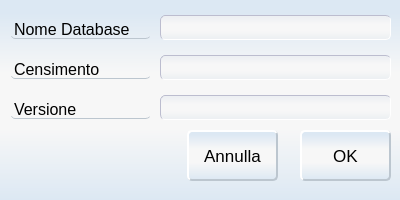
<?xml version="1.0" encoding="UTF-8"?>
<ui version="4.0">
 <class>RegistrazioneCensimento</class>
 <widget class="QMainWindow" name="RegistrazioneCensimento">
  <property name="geometry">
   <rect>
    <x>0</x>
    <y>0</y>
    <width>400</width>
    <height>200</height>
   </rect>
  </property>
  <property name="sizePolicy">
   <sizepolicy hsizetype="Fixed" vsizetype="Fixed">
    <horstretch>0</horstretch>
    <verstretch>0</verstretch>
   </sizepolicy>
  </property>
  <property name="minimumSize">
   <size>
    <width>400</width>
    <height>200</height>
   </size>
  </property>
  <property name="maximumSize">
   <size>
    <width>400</width>
    <height>200</height>
   </size>
  </property>
  <property name="windowTitle">
   <string>RegistrazioneCensimento</string>
  </property>
  <widget class="QWidget" name="centralWidget">
   <property name="styleSheet">
    <string notr="true">/* sets background color  */
QWidget {
background-color:rgba(255,255,255,0);
}
QWidget#centralWidget{
	background-color: qlineargradient(spread:pad, x1:0, y1:1, x2:0, y2:0, stop:0 rgba(220, 232, 243, 255), stop:0.35545 rgba(247, 247, 247, 255), stop:0.635071 rgba(247, 247, 247, 255), stop:0.933649 rgba(220, 232, 243, 255));
}
QToolTip {
     border: 1px solid rgb(188, 189, 207);
     padding: 0.1px;
    border-radius:1px;
	color: rgb(188, 189, 207);
	background-color: rgb(255, 255, 255);
   background-origin:padding-box;
     opacity: 100;
 }



QLineEdit {
     border: 1px inset rgb(188, 189, 207);
     border-radius: 5px;
     padding: 0 3px;
	background-color: qlineargradient(spread:pad, x1:0, y1:1, x2:0, y2:0, stop:0.0545455 rgba(237, 240, 243, 255), stop:0.35545 rgba(247, 247, 247, 255), stop:0.635071 rgba(247, 247, 247, 255), stop:0.933649 rgba(237, 240, 243, 255));
 }


QLabel{
   	border-bottom:1px solid;
     border-bottom-color: rgb(188, 198, 207);
    background-color: rgba(255, 255, 255, 0);
     border-radius: 5px;
     padding: 0 0px;
}


 QPushButton {
     border: 2px outset  rgb(188, 198, 207);
     border-radius: 5px;
     background-color: qlineargradient(spread:pad, x1:0, y1:1, x2:0, y2:0, stop:0 rgba(220, 232, 243, 255), stop:0.35545 rgba(247, 247, 247, 255), stop:0.635071 rgba(247, 247, 247, 255), stop:0.933649 rgba(220, 232, 243, 255));
   
 }

 QPushButton:pressed {
	border: 2px inset  rgb(188, 198, 207);
     background-color: qlineargradient(x1: 0, y1: 0, x2: 0, y2: 1,
                                       stop: 0 #dadbde, stop: 1 #f6f7fa);
 }</string>
   </property>
   <widget class="QLabel" name="label">
    <property name="geometry">
     <rect>
      <x>10</x>
      <y>20</y>
      <width>141</width>
      <height>19</height>
     </rect>
    </property>
    <property name="font">
     <font>
      <family>Arial</family>
      <pointsize>12</pointsize>
     </font>
    </property>
    <property name="text">
     <string>Nome Database</string>
    </property>
   </widget>
   <widget class="QLabel" name="label_2">
    <property name="geometry">
     <rect>
      <x>10</x>
      <y>60</y>
      <width>141</width>
      <height>19</height>
     </rect>
    </property>
    <property name="font">
     <font>
      <family>Arial</family>
      <pointsize>12</pointsize>
     </font>
    </property>
    <property name="text">
     <string>Censimento</string>
    </property>
   </widget>
   <widget class="QLabel" name="label_3">
    <property name="geometry">
     <rect>
      <x>10</x>
      <y>100</y>
      <width>141</width>
      <height>19</height>
     </rect>
    </property>
    <property name="font">
     <font>
      <family>Arial</family>
      <pointsize>12</pointsize>
     </font>
    </property>
    <property name="text">
     <string>Versione</string>
    </property>
   </widget>
   <widget class="QLineEdit" name="lineEdit">
    <property name="geometry">
     <rect>
      <x>160</x>
      <y>15</y>
      <width>231</width>
      <height>25</height>
     </rect>
    </property>
    <property name="font">
     <font>
      <family>Arial</family>
     </font>
    </property>
   </widget>
   <widget class="QLineEdit" name="lineEdit_2">
    <property name="geometry">
     <rect>
      <x>160</x>
      <y>55</y>
      <width>231</width>
      <height>25</height>
     </rect>
    </property>
    <property name="font">
     <font>
      <family>Arial</family>
     </font>
    </property>
   </widget>
   <widget class="QLineEdit" name="lineEdit_3">
    <property name="geometry">
     <rect>
      <x>160</x>
      <y>95</y>
      <width>231</width>
      <height>25</height>
     </rect>
    </property>
    <property name="font">
     <font>
      <family>Arial</family>
     </font>
    </property>
   </widget>
   <widget class="QPushButton" name="OKButton">
    <property name="geometry">
     <rect>
      <x>300</x>
      <y>130</y>
      <width>91</width>
      <height>51</height>
     </rect>
    </property>
    <property name="font">
     <font>
      <family>Arial</family>
      <pointsize>13</pointsize>
     </font>
    </property>
    <property name="focusPolicy">
     <enum>Qt::NoFocus</enum>
    </property>
    <property name="text">
     <string>OK</string>
    </property>
   </widget>
   <widget class="QPushButton" name="AnnullaButton">
    <property name="geometry">
     <rect>
      <x>187</x>
      <y>130</y>
      <width>91</width>
      <height>51</height>
     </rect>
    </property>
    <property name="font">
     <font>
      <family>Arial</family>
      <pointsize>13</pointsize>
     </font>
    </property>
    <property name="focusPolicy">
     <enum>Qt::NoFocus</enum>
    </property>
    <property name="text">
     <string>Annulla</string>
    </property>
   </widget>
  </widget>
 </widget>
 <layoutdefault spacing="6" margin="11"/>
 <resources/>
 <connections/>
</ui>
